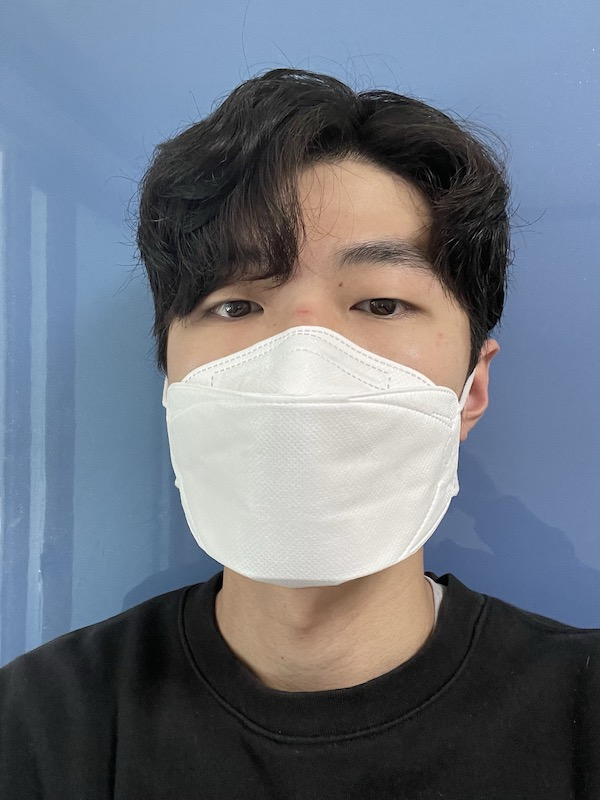
#> input picture 2023_py/mask2.jpeg, 600 x 800 px, found by its file name
$ python mask_processing.py
#> lines starting #> are read from the running program, lines starting #| are printed output that depends on the picture
import cv2
import numpy as np
import matplotlib.pyplot as plt
from Common.otsu import otsu

#image = cv2.imread('/Users/juminjae/Desktop/vscode_file/2023_py/1858031_mask.jpeg',cv2.IMREAD_GRAYSCALE)
image = cv2.imread('/Users/juminjae/Desktop/vscode_file/2023_py/mask2.jpeg',cv2.IMREAD_GRAYSCALE)
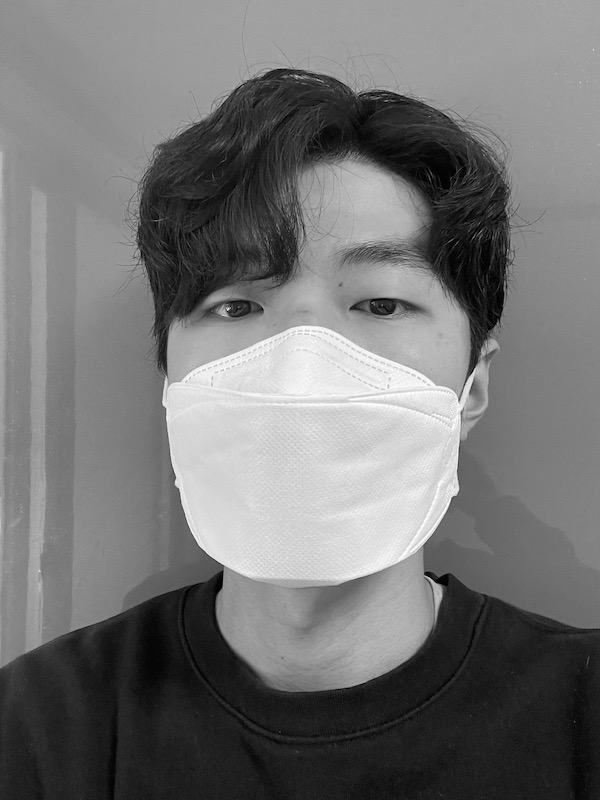
#> image: shape (800, 600); min 0, max 255, mean 116.1

def calcHist(img):
    height,width = img.shape[:2]
    hist = np.zeros((256,))
    for row in range(height):
        for col in range(width):
            intensity = img[row,col]
            hist[intensity] += 1
    return hist

def window_sliding(img):
    window_size = np.zeros((609,256))
    i = 0
    # window size에 따라 반복문 변경
    # 29,21 (100,100) / 59,42 (50,50)
    for row in range(29):
        for col in range(21):
            hist = calcHist(img[row*25:row*25+100,col*25:col*25+100])
            window_size[i] = hist
            i+=1

    return window_size

def distance_hist():
    window_size = window_sliding(image)
    dst = np.zeros((609,609))

    for row in range(609):
        for col in range(609):
            dst[row,col] = np.linalg.norm(window_size[row]-window_size[col])

    return dst

for i in range(256):
#> (the run stopped early here; a loop or call above may not have finished)
